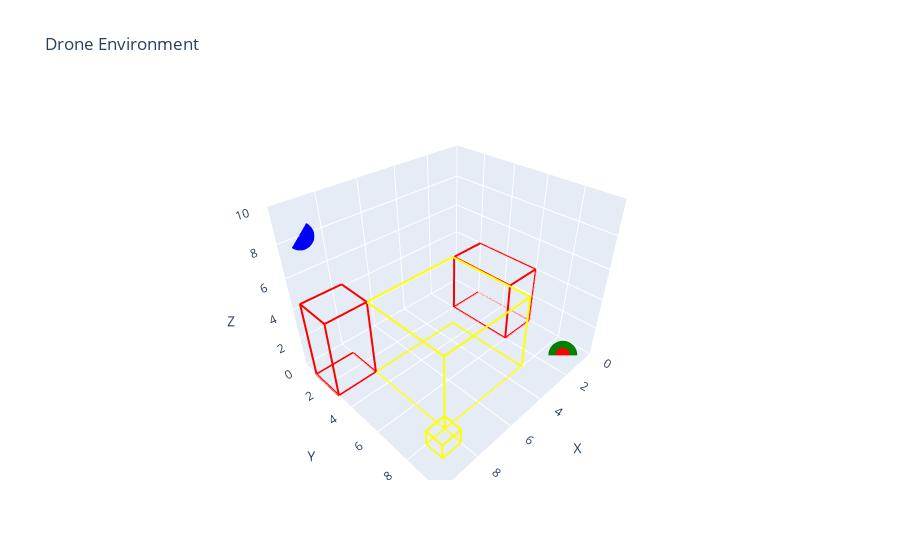

The code cell stored with this chart in its notebook:
### Code cell
# مثال
# الأبنية
buildings = [
    {'pos': [3, 3, 0], 'size': [5, 5, 5]},
    {'pos': [8, 8, 0], 'size': [1, 1, 1]}
]
# المناطق الممنوعة
prohibited_zones = [
    {'pos': [0, 2, 0], 'size': [2, 4, 4]},
    {'pos': [8, 1, 0], 'size': [2, 2, 5]}
]
# البداية
start_position = [1, 9, 0]
# الهدف
goal_position = [9, 0, 8]

# إنشاء البيئة
env = gym.make("Drone-v0", grid_size=10, start_position=start_position,buildings=buildings, prohibited_zones=prohibited_zones , max_episode_steps=40)

env.reset()
raw_env = env.unwrapped
raw_env.set_goal(goal_position )



# الإظهار
env.render()

### Figure 1 — Plotly figure (JSON) as saved in the notebook; plotly's stock layout.template omitted (floating-point values rounded to 4 significant figures)
{"data": [{"line": {"color": "yellow", "width": 4}, "mode": "lines", "showlegend": false, "type": "scatter3d", "x": [3, 8, 8, 3], "y": [3, 3, 8, 8], "z": [0, 0, 0, 0]}, {"line": {"color": "yellow", "width": 4}, "mode": "lines", "showlegend": false, "type": "scatter3d", "x": [3, 8, 8, 3], "y": [3, 3, 8, 8], "z": [5, 5, 5, 5]}, {"line": {"color": "yellow", "width": 4}, "mode": "lines", "showlegend": false, "type": "scatter3d", "x": [3, 8, 8, 3], "y": [3, 3, 3, 3], "z": [0, 0, 5, 5]}, {"line": {"color": "yellow", "width": 4}, "mode": "lines", "showlegend": false, "type": "scatter3d", "x": [8, 3, 3, 8], "y": [8, 8, 8, 8], "z": [0, 0, 5, 5]}, {"line": {"color": "yellow", "width": 4}, "mode": "lines", "showlegend": false, "type": "scatter3d", "x": [8, 8, 8, 8], "y": [3, 8, 8, 3], "z": [0, 0, 5, 5]}, {"line": {"color": "yellow", "width": 4}, "mode": "lines", "showlegend": false, "type": "scatter3d", "x": [3, 3, 3, 3], "y": [3, 8, 8, 3], "z": [0, 0, 5, 5]}, {"line": {"color": "yellow", "width": 4}, "mode": "lines", "showlegend": false, "type": "scatter3d", "x": [8, 9, 9, 8], "y": [8, 8, 9, 9], "z": [0, 0, 0, 0]}, {"line": {"color": "yellow", "width": 4}, "mode": "lines", "showlegend": false, "type": "scatter3d", "x": [8, 9, 9, 8], "y": [8, 8, 9, 9], "z": [1, 1, 1, 1]}, {"line": {"color": "yellow", "width": 4}, "mode": "lines", "showlegend": false, "type": "scatter3d", "x": [8, 9, 9, 8], "y": [8, 8, 8, 8], "z": [0, 0, 1, 1]}, {"line": {"color": "yellow", "width": 4}, "mode": "lines", "showlegend": false, "type": "scatter3d", "x": [9, 8, 8, 9], "y": [9, 9, 9, 9], "z": [0, 0, 1, 1]}, {"line": {"color": "yellow", "width": 4}, "mode": "lines", "showlegend": false, "type": "scatter3d", "x": [9, 9, 9, 9], "y": [8, 9, 9, 8], "z": [0, 0, 1, 1]}, {"line": {"color": "yellow", "width": 4}, "mode": "lines", "showlegend": false, "type": "scatter3d", "x": [8, 8, 8, 8], "y": [8, 9, 9, 8], "z": [0, 0, 1, 1]}, {"line": {"color": "red", "width": 4}, "mode": "lines", "showlegend": false, "type": "scatter3d", "x": [0, 2, 2, 0], "y": [2, 2, 6, 6], "z": [0, 0, 0, 0]}, {"line": {"color": "red", "width": 4}, "mode": "lines", "showlegend": false, "type": "scatter3d", "x": [0, 2, 2, 0], "y": [2, 2, 6, 6], "z": [4, 4, 4, 4]}, {"line": {"color": "red", "width": 4}, "mode": "lines", "showlegend": false, "type": "scatter3d", "x": [0, 2, 2, 0], "y": [2, 2, 2, 2], "z": [0, 0, 4, 4]}, {"line": {"color": "red", "width": 4}, "mode": "lines", "showlegend": false, "type": "scatter3d", "x": [2, 0, 0, 2], "y": [6, 6, 6, 6], "z": [0, 0, 4, 4]}, {"line": {"color": "red", "width": 4}, "mode": "lines", "showlegend": false, "type": "scatter3d", "x": [2, 2, 2, 2], "y": [2, 6, 6, 2], "z": [0, 0, 4, 4]}, {"line": {"color": "red", "width": 4}, "mode": "lines", "showlegend": false, "type": "scatter3d", "x": [0, 0, 0, 0], "y": [2, 6, 6, 2], "z": [0, 0, 4, 4]}, {"line": {"color": "red", "width": 4}, "mode": "lines", "showlegend": false, "type": "scatter3d", "x": [8, 10, 10, 8], "y": [1, 1, 3, 3], "z": [0, 0, 0, 0]}, {"line": {"color": "red", "width": 4}, "mode": "lines", "showlegend": false, "type": "scatter3d", "x": [8, 10, 10, 8], "y": [1, 1, 3, 3], "z": [5, 5, 5, 5]}, {"line": {"color": "red", "width": 4}, "mode": "lines", "showlegend": false, "type": "scatter3d", "x": [8, 10, 10, 8], "y": [1, 1, 1, 1], "z": [0, 0, 5, 5]}, {"line": {"color": "red", "width": 4}, "mode": "lines", "showlegend": false, "type": "scatter3d", "x": [10, 8, 8, 10], "y": [3, 3, 3, 3], "z": [0, 0, 5, 5]}, {"line": {"color": "red", "width": 4}, "mode": "lines", "showlegend": false, "type": "scatter3d", "x": [10, 10, 10, 10], "y": [1, 3, 3, 1], "z": [0, 0, 5, 5]}, {"line": {"color": "red", "width": 4}, "mode": "lines", "showlegend": false, "type": "scatter3d", "x": [8, 8, 8, 8], "y": [1, 3, 3, 1], "z": [0, 0, 5, 5]}, {"marker": {"color": "green", "size": 10}, "mode": "markers", "name": "Start", "showlegend": false, "type": "scatter3d", "x": [1], "y": [9], "z": [0]}, {"marker": {"color": "blue", "size": 10}, "mode": "markers", "name": "Goal", "showlegend": false, "type": "scatter3d", "x": [9], "y": [0], "z": [8]}, {"line": {"color": "black", "width": 2}, "marker": {"color": "red", "size": 2}, "mode": "lines+markers", "name": "Drone Path", "showlegend": false, "type": "scatter3d", "x": [1], "y": [9], "z": [0]}, {"marker": {"color": "red", "size": 5}, "mode": "markers", "name": "Drone", "showlegend": false, "type": "scatter3d", "x": [1], "y": [9], "z": [0]}], "layout": {"scene": {"domain": {"x": [0, 1], "y": [0, 1]}, "xaxis": {"range": [0, 10], "title": {"text": "X"}}, "yaxis": {"range": [0, 10], "title": {"text": "Y"}}, "zaxis": {"range": [0, 10], "title": {"text": "Z"}}}, "title": {"text": "Drone Environment"}}}
